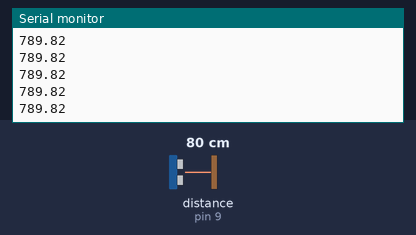
Recording of a sketch running on a simulated Arduino Uno, built with avr-gcc and run on an emulated ATmega328P. On the bench: the last lines printed to the serial monitor. Wiring (inferred from the names in the program): ultrasonic range finder: trigger pin 8; echo pin 9. The inputs (shaded band) are chosen by the test bench; at power-on: distance to the obstacle (sensor on pin 9) 80 cm. The echo pulse lasts 58.3 µs per cm.

Above: at 1.2 s.
1.3 s: distance to the obstacle (sensor on pin 9) set to 2 cm
At 1.8 s:
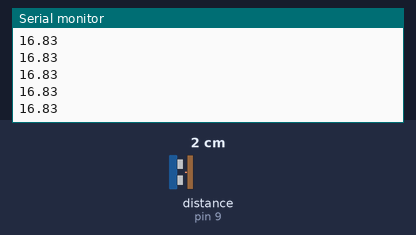
2.8 s: distance to the obstacle (sensor on pin 9) set to 4 cm
At 3.6 s:
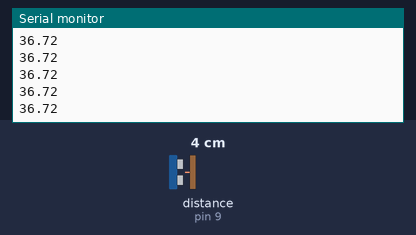
Timing chart, 0 to 5.8 s (numbered marks = the images above; inputs shaded):
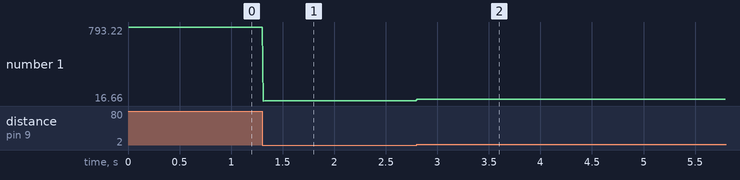

Measured:
- after the input at 1.3 s, the serial monitor: prints a new line at once (image 1)
- after the input at 2.8 s, the serial monitor: prints a new line at once (image 2)
- plotted number 1: 789.82 → 16.83 after the input at 1.3 s, 16.83 → 36.7 after the input at 2.8 s

The sketch:

Eric_Ultrasonic_sensor2.ino
```cpp
int triggerPin = 8;
int echoPin = 9;
float distance = 0;
float speedOfSound = 0.034;
float timeOfSense = 0;

void setup() {
  // put your setup code here, to run once:
  pinMode (triggerPin, OUTPUT);
  pinMode (echoPin, INPUT);
  Serial.begin(9600);
  //Serial.println("setup ready");

}

void loop() {
  // put your main code here, to run repeatedly:
  digitalWrite (triggerPin, HIGH);
  delayMicroseconds (10);
  digitalWrite (triggerPin, LOW);
  timeOfSense = pulseIn (echoPin, HIGH);
  distance = (speedOfSound * timeOfSense / 2) * 10;
   Serial.println(distance);
  if(distance >= 200 && distance <= 500){

    //Serial.println("mm");
  }
  delay(10);
  //Serial.print(distance / 100 );
  //Serial.println("m");


}
```
